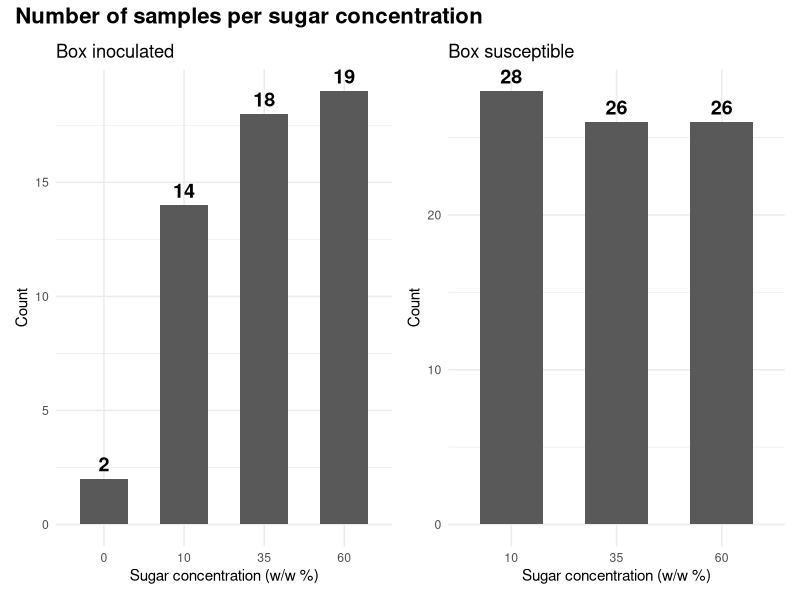

The R source for this figure: (Note: this script raises an error after producing the figure.)
# to explore data ("EndDayDissection.csv")

# load packages
library(ggplot2) # to plot
library(dplyr) # to use the pipe operator %>%
library(patchwork)  # to combine multiple plots into one figure

# load data
cb_count <- read.csv("../data/EndDayDissection.csv")
# Transform multiple specific columns to factors
cb_count <- cb_count %>%
  mutate(across(c(date_d_m, sugar_conc, group, box, sex), as.factor))
str(cb_count)

# select the susceptible box only (box B)
cb_countB <- cb_count[cb_count$box == "B", ]
str(cb_countB)
# select box A (inoculated) only
cb_countA <- cb_count[cb_count$box == "A", ]
str(cb_countA)

## check discriptive stats
# box B
cb_countB %>%
  group_by(sugar_conc) %>%
  summarise(sampleN = length(conc), mean = mean(conc), variance = var(conc),
  zeroCount = length(conc[conc == 0])/length(conc) * 100)  # variance much larger than mean

# box A
cb_countA %>%
  group_by(sugar_conc) %>%
  summarise(sampleN = length(conc), mean = mean(conc), variance = var(conc), 
  zeroCount = length(conc[conc == 0])/length(conc) * 100)  # variance much larger than mean

# sex
cb_count %>%
  group_by(sex) %>%
  summarise(number_of_individuals = length(sex))

## plot check
# the number of samples per sugar concentration-----------------------------------------
# box A
p1 <- ggplot(cb_countA, aes(x = sugar_conc)) +
  geom_bar(width = 0.6) +
  stat_count(
    aes(label = after_stat(count)),  # auto-computed count as label
    geom  = "text",
    vjust = -0.5,                    # position slightly ABOVE the bar
    size  = 5,
    fontface = "bold"
  ) +
  labs(title = "Box inoculated", x = "Sugar concentration (w/w %)", y = "Count") +
  theme_minimal() +
  theme(legend.position = "none")
# -> all 3 groups varies, higher sugar % more samples

# box B
p2 <- ggplot(cb_countB, aes(x = sugar_conc)) +
  geom_bar(width = 0.6) +
  stat_count(
    aes(label = after_stat(count)),  # auto-computed count as label
    geom  = "text",
    vjust = -0.5,                    # position slightly ABOVE the bar
    size  = 5,
    fontface = "bold"
  ) +
  labs(title = "Box susceptible", x = "Sugar concentration (w/w %)", y = "Count") +
  theme_minimal() +
  theme(legend.position = "none")
# -> 10% have 2 more samples than others.

# save both plots as one figure
combined <- p1 + p2 +
  plot_annotation(
    title    = "Number of samples per sugar concentration",
    theme    = theme(
      plot.title    = element_text(size = 16, face = "bold"),
    )
  )
ggsave(
  filename = "../sandbox/sample_size.pdf",
  plot     = combined,
  width    = 12,    # inches
  height   = 5,     # inches
  dpi      = 300    # high resolution
)

# plot & save B cb conc vs. sugar % ----------------------------------------------
pdf("../sandbox/cb_sugar_EndDayBoxB.pdf", width = 6, height = 6)
plot(cb_countB$conc ~ cb_countB$train, xlab = "Sugar %", ylab = "Crithidia concentration (cells/ul)")
dev.off()
# plot & save A cb conc vs. sugar % (box A)
pdf("../sandbox/cb_sugar_EndDayBoxA.pdf", width = 8, height = 6)
plot(cb_countA$conc ~ cb_countA$train, xlab = "Sugar %", ylab = "Crithidia concentration (cells/ul)")
dev.off()

# percentage of 0 cb count in each sugar group----------------------------------------
per0_10 <- 100*length(cb_countB$conc[cb_countB$train == "10" & cb_countB$conc == 0])/length(cb_countB$conc[cb_countB$train == "10"])
per0_35 <- 100*length(cb_countB$conc[cb_countB$train == "35" & cb_countB$conc == 0])/length(cb_countB$conc[cb_countB$train == "35"])
per0_60 <- 100*length(cb_countB$conc[cb_countB$train == "60" & cb_countB$conc == 0])/length(cb_countB$conc[cb_countB$train == "60"])
per0N_10 <- 100-per0_10
per0N_35 <- 100-per0_35
per0N_60 <- 100-per0_60
# combine to one data frame & add more columns for plotting
sugar_CBper0 <- data.frame(sugar = c(10, 10, 35, 35, 60, 60), 
                         per = c(per0_10, per0N_10, per0_35, per0N_35, per0_60, per0N_60),
                         yn0 = c("0", "Non-0", "0", "Non-0", "0", "Non-0"))

# plot percentage of 0 cb count vs. sugar %
pdf("../sandbox/0cb_sugar_EndDayBoxB.pdf", width = 8, height = 6)

ggplot(data = sugar_CBper0, aes(x = sugar, y = per, fill = yn0)) +
  geom_bar(stat = "identity") +
  geom_text(aes(label = paste0(round(per, 1), "%")),
            position = position_stack(vjust = 0.5), size = 4) +
  scale_y_continuous(labels = scales::percent_format(scale = 1)) +
  labs(title = "Percentage of 0 C.bombi count vs. sugar %",
       x = "Sugar concentration (w/w %)", y = "Percentage (%)", fill = "C.bombi count") +
  theme_minimal()

dev.off()
